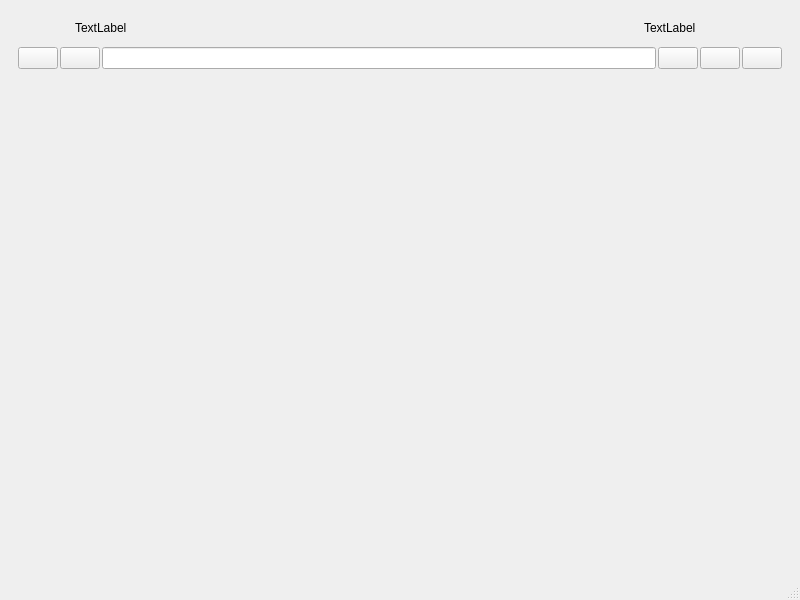
<?xml version="1.0" encoding="UTF-8"?>
<ui version="4.0">
 <class>ScreenShot</class>
 <widget class="QMainWindow" name="ScreenShot">
  <property name="geometry">
   <rect>
    <x>0</x>
    <y>0</y>
    <width>800</width>
    <height>600</height>
   </rect>
  </property>
  <property name="windowTitle">
   <string>MainWindow</string>
  </property>
  <property name="windowIcon">
   <iconset resource="../Icon.qrc">
    <normaloff>:/new/prefix1/Icon/Titleicon.ico</normaloff>:/new/prefix1/Icon/Titleicon.ico</iconset>
  </property>
  <widget class="QWidget" name="centralwidget">
   <layout class="QVBoxLayout" name="verticalLayout">
    <item>
     <widget class="QWidget" name="ctr_widget" native="true">
      <property name="maximumSize">
       <size>
        <width>16777215</width>
        <height>69</height>
       </size>
      </property>
      <property name="styleSheet">
       <string notr="true">background-image: url(:/new/prefix1/Icon/top.png);</string>
      </property>
      <layout class="QVBoxLayout" name="verticalLayout_2" stretch="1,3">
       <property name="spacing">
        <number>2</number>
       </property>
       <property name="topMargin">
        <number>2</number>
       </property>
       <item>
        <layout class="QHBoxLayout" name="horizontalLayout_2" stretch="2,0,18,0,3">
         <item>
          <spacer name="horizontalSpacer">
           <property name="orientation">
            <enum>Qt::Horizontal</enum>
           </property>
           <property name="sizeType">
            <enum>QSizePolicy::Minimum</enum>
           </property>
           <property name="sizeHint" stdset="0">
            <size>
             <width>40</width>
             <height>20</height>
            </size>
           </property>
          </spacer>
         </item>
         <item>
          <widget class="QLabel" name="label_time">
           <property name="text">
            <string>TextLabel</string>
           </property>
          </widget>
         </item>
         <item>
          <spacer name="horizontalSpacer_2">
           <property name="orientation">
            <enum>Qt::Horizontal</enum>
           </property>
           <property name="sizeType">
            <enum>QSizePolicy::Expanding</enum>
           </property>
           <property name="sizeHint" stdset="0">
            <size>
             <width>40</width>
             <height>20</height>
            </size>
           </property>
          </spacer>
         </item>
         <item>
          <widget class="QLabel" name="label_tip">
           <property name="text">
            <string>TextLabel</string>
           </property>
          </widget>
         </item>
         <item>
          <spacer name="horizontalSpacer_3">
           <property name="orientation">
            <enum>Qt::Horizontal</enum>
           </property>
           <property name="sizeType">
            <enum>QSizePolicy::Minimum</enum>
           </property>
           <property name="sizeHint" stdset="0">
            <size>
             <width>40</width>
             <height>20</height>
            </size>
           </property>
          </spacer>
         </item>
        </layout>
       </item>
       <item>
        <layout class="QHBoxLayout" name="horizontalLayout">
         <item>
          <widget class="QPushButton" name="BtnBack">
           <property name="text">
            <string/>
           </property>
           <property name="icon">
            <iconset resource="../Icon.qrc">
             <normaloff>:/new/prefix1/Icon/back.png</normaloff>:/new/prefix1/Icon/back.png</iconset>
           </property>
           <property name="iconSize">
            <size>
             <width>40</width>
             <height>40</height>
            </size>
           </property>
          </widget>
         </item>
         <item>
          <widget class="QPushButton" name="BtnReload">
           <property name="text">
            <string/>
           </property>
           <property name="icon">
            <iconset resource="../Icon.qrc">
             <normaloff>:/new/prefix1/Icon/refresh.png</normaloff>:/new/prefix1/Icon/refresh.png</iconset>
           </property>
           <property name="iconSize">
            <size>
             <width>40</width>
             <height>40</height>
            </size>
           </property>
          </widget>
         </item>
         <item>
          <widget class="QLineEdit" name="lineEdit">
           <property name="sizePolicy">
            <sizepolicy hsizetype="Expanding" vsizetype="Minimum">
             <horstretch>0</horstretch>
             <verstretch>0</verstretch>
            </sizepolicy>
           </property>
          </widget>
         </item>
         <item>
          <widget class="QPushButton" name="BtnScnSot">
           <property name="text">
            <string/>
           </property>
           <property name="icon">
            <iconset resource="../Icon.qrc">
             <normaloff>:/new/prefix1/Icon/scn.png</normaloff>:/new/prefix1/Icon/scn.png</iconset>
           </property>
           <property name="iconSize">
            <size>
             <width>40</width>
             <height>40</height>
            </size>
           </property>
          </widget>
         </item>
         <item>
          <widget class="QPushButton" name="BtnPreview">
           <property name="text">
            <string/>
           </property>
           <property name="icon">
            <iconset resource="../Icon.qrc">
             <normaloff>:/new/prefix1/Icon/preview.png</normaloff>:/new/prefix1/Icon/preview.png</iconset>
           </property>
           <property name="iconSize">
            <size>
             <width>40</width>
             <height>40</height>
            </size>
           </property>
          </widget>
         </item>
         <item>
          <widget class="QPushButton" name="BtnUpload">
           <property name="text">
            <string/>
           </property>
           <property name="icon">
            <iconset resource="../Icon.qrc">
             <normaloff>:/new/prefix1/Icon/upload.png</normaloff>:/new/prefix1/Icon/upload.png</iconset>
           </property>
           <property name="iconSize">
            <size>
             <width>40</width>
             <height>40</height>
            </size>
           </property>
          </widget>
         </item>
        </layout>
       </item>
      </layout>
     </widget>
    </item>
    <item>
     <widget class="QWidget" name="scnsotwidget" native="true"/>
    </item>
   </layout>
  </widget>
  <widget class="QMenuBar" name="menubar">
   <property name="geometry">
    <rect>
     <x>0</x>
     <y>0</y>
     <width>800</width>
     <height>26</height>
    </rect>
   </property>
  </widget>
  <widget class="QStatusBar" name="statusbar"/>
 </widget>
 <resources>
  <include location="../Icon.qrc"/>
 </resources>
 <connections/>
</ui>
